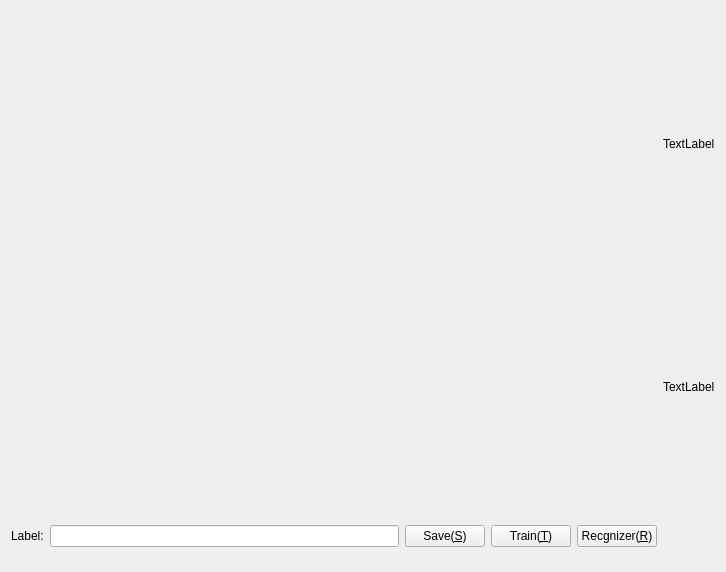
<?xml version="1.0" encoding="UTF-8"?>
<ui version="4.0">
 <class>CFrmFaceRecognizer</class>
 <widget class="QWidget" name="CFrmFaceRecognizer">
  <property name="geometry">
   <rect>
    <x>0</x>
    <y>0</y>
    <width>726</width>
    <height>572</height>
   </rect>
  </property>
  <property name="sizePolicy">
   <sizepolicy hsizetype="Preferred" vsizetype="Preferred">
    <horstretch>0</horstretch>
    <verstretch>0</verstretch>
   </sizepolicy>
  </property>
  <property name="windowTitle">
   <string>Face Recognizer</string>
  </property>
  <layout class="QGridLayout" name="gridLayout_2">
   <item row="0" column="0">
    <widget class="QLabel" name="lbShow">
     <property name="sizePolicy">
      <sizepolicy hsizetype="Fixed" vsizetype="Fixed">
       <horstretch>0</horstretch>
       <verstretch>0</verstretch>
      </sizepolicy>
     </property>
     <property name="minimumSize">
      <size>
       <width>640</width>
       <height>480</height>
      </size>
     </property>
     <property name="maximumSize">
      <size>
       <width>640</width>
       <height>480</height>
      </size>
     </property>
     <property name="text">
      <string/>
     </property>
    </widget>
   </item>
   <item row="0" column="1">
    <layout class="QVBoxLayout" name="verticalLayout">
     <item>
      <widget class="QLabel" name="lbGray">
       <property name="sizePolicy">
        <sizepolicy hsizetype="Preferred" vsizetype="Preferred">
         <horstretch>0</horstretch>
         <verstretch>0</verstretch>
        </sizepolicy>
       </property>
       <property name="text">
        <string>TextLabel</string>
       </property>
       <property name="scaledContents">
        <bool>true</bool>
       </property>
      </widget>
     </item>
     <item>
      <widget class="QLabel" name="lbHist">
       <property name="text">
        <string>TextLabel</string>
       </property>
       <property name="scaledContents">
        <bool>true</bool>
       </property>
      </widget>
     </item>
    </layout>
   </item>
   <item row="1" column="0">
    <layout class="QGridLayout" name="gridLayout">
     <item row="0" column="1">
      <widget class="QLineEdit" name="leLabel"/>
     </item>
     <item row="0" column="2">
      <widget class="QPushButton" name="pbSave">
       <property name="text">
        <string>Save(&amp;S)</string>
       </property>
      </widget>
     </item>
     <item row="0" column="0">
      <widget class="QLabel" name="label">
       <property name="text">
        <string>Label:</string>
       </property>
      </widget>
     </item>
     <item row="0" column="3">
      <widget class="QPushButton" name="pbTrain">
       <property name="text">
        <string>Train(&amp;T)</string>
       </property>
      </widget>
     </item>
     <item row="0" column="4">
      <widget class="QPushButton" name="pbRecgnizer">
       <property name="text">
        <string>Recgnizer(&amp;R)</string>
       </property>
      </widget>
     </item>
    </layout>
   </item>
  </layout>
 </widget>
 <resources/>
 <connections/>
</ui>
